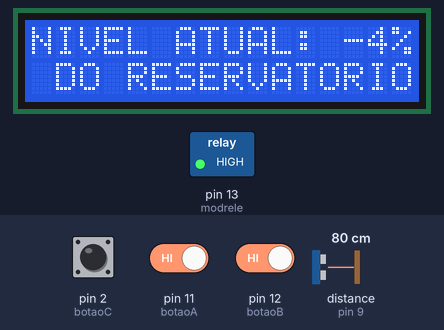
The sketch below on a simulated Arduino Uno, built with avr-gcc and run on an emulated ATmega328P. On the bench: 16×2 character LCD, switched loads named in the sketch (green lamp = pin HIGH). Wiring (inferred from the names in the program): ultrasonic range finder: trigger pin 10; echo pin 9. The inputs (shaded band) are chosen by the test bench; at power-on: pin 2 (botaoC) HIGH, distance to the obstacle (sensor on pin 9) 80 cm, pin 11 (botaoA) HIGH, pin 12 (botaoB) HIGH. The echo pulse lasts 58.3 µs per cm; pins used as bus, display or sensor lines are not drawn; what the sketch prints to the serial monitor is not drawn.

Above: at 1.2 s.
1.3 s: pin 2 (botaoC) pulled LOW for 3 s
At 6.5 s:
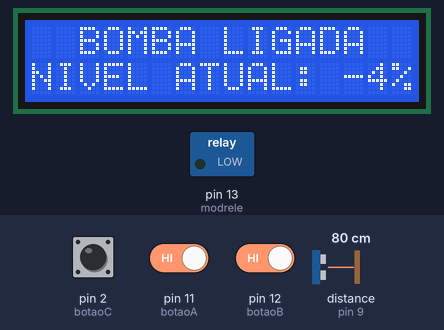
7.1 s: distance to the obstacle (sensor on pin 9) set to 2 cm
At 9.0 s:
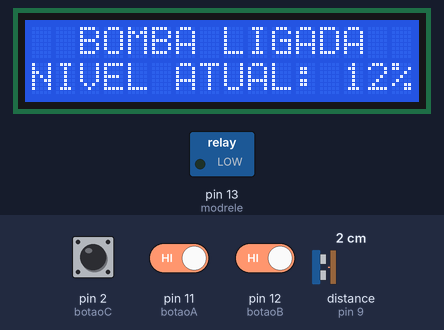
11.6 s: distance to the obstacle (sensor on pin 9) set to 18 cm
At 15.1 s:
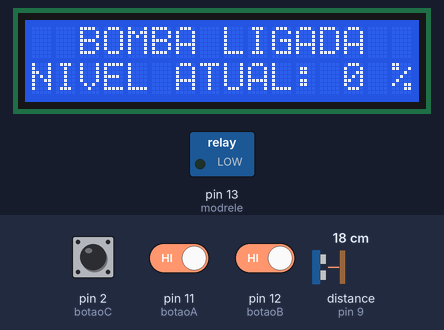
17.4 s: pin 2 (botaoC) pulled LOW for 3 s
At 19.4 s:
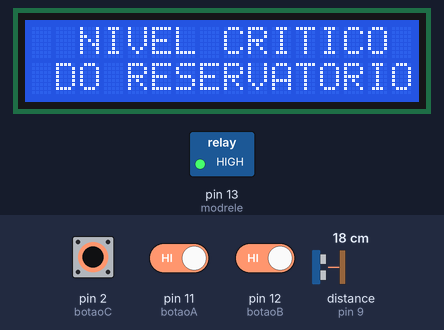
22.9 s: distance to the obstacle (sensor on pin 9) set to 4 cm
At 24.5 s:
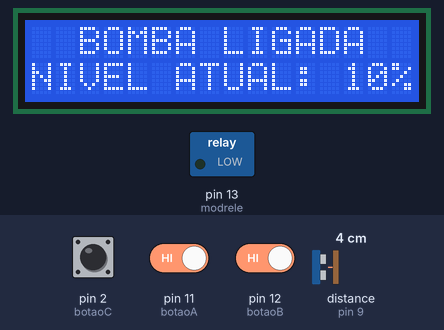
27.4 s: pin 2 (botaoC) driven LOW and pin 11 (botaoA) driven LOW and pin 12 (botaoB) driven LOW
At 30.0 s:
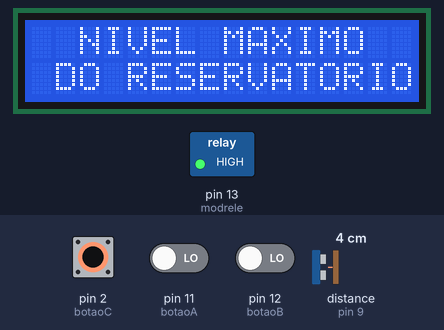
Timing chart, 0 to 31.5 s (numbered marks = the images above; inputs shaded):
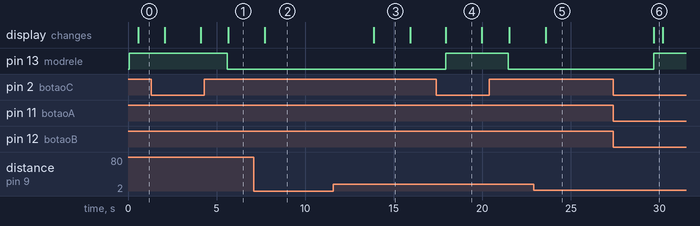

Measured:
- after the input at 1.3 s, pin 13 (modrele): HIGH → LOW after 4.3 s; the display: first differs from a run without the input after 4.4 s (image 1)
- after the input at 7.1 s, the display: changes after 0.61 s (image 2)
- after the input at 11.6 s, the display: changes after 2.3 s (image 3)
- after the input at 17.4 s, pin 13 (modrele): LOW → HIGH after 0.54 s, → LOW 3.5 s later; the display: changes after 0.55 s (image 4)
- after the input at 22.9 s, the display: changes after 0.67 s (image 5)
- after the input at 27.4 s, pin 13 (modrele): LOW → HIGH after 2.3 s; the display: changes after 2.3 s (image 6)
- what the display in image 3 shows lasts 2.0 s, from 13.9 s to 15.9 s

The sketch:

SIMOBO5.ino
```cpp
#include <LiquidCrystal.h>

LiquidCrystal lcd(3,4,5,6,7,8);
#define echoPin 9 //recebe
#define trigPin 10 //envia
#define botaoA 11 // Sensor B
#define botaoB 12 // Sensor A
#define botaoC 2 // acrescenta nivel
#define modrele 13// Controle do modulo

int duracao = 0;
int distanciaCM = 0;
int conv4,conv5;
int sensorA,sensorB;
int contador1,contador2,contador3,clicks;
int bomba=1;

void setup()
{

  lcd.begin(16,2);
  lcd.clear();
  pinMode(echoPin,INPUT);
  pinMode(trigPin,OUTPUT);
  pinMode(modrele,OUTPUT);
  pinMode(botaoA, INPUT_PULLUP);
  pinMode(botaoB, INPUT_PULLUP);
  pinMode(botaoC, INPUT_PULLUP);
  Serial.begin(9600);
  digitalWrite(modrele,HIGH);

}

void loop()
{
    sensorA=digitalRead(botaoA); // lEITURA SENSOR A
    sensorB=digitalRead(botaoB); // LEITURA SENSOR B
    clicks=digitalRead(botaoC); // LEITURA SENSOR C


    digitalWrite(trigPin,HIGH); //LIGA PINO TRIG
  	delayMicroseconds(5); // DELAY EM MICROSSEGUNDOS
  	digitalWrite(trigPin,LOW); //DESLIGA PINO TRIG
    delayMicroseconds(10); // DELAY EM MICROSSEGUNDOS


  	duracao = pulseIn(echoPin,HIGH); // RECEBE VALOR PINO ECHO
    distanciaCM = duracao*0.017175; //((344*100)/ 10e6)
    delay(500);


      Serial.println(distanciaCM);


      conv4 = (map(distanciaCM,4,17.1,0,100));
      conv5 = (map(conv4,0,100,100,0));
      //Serial.print(conv5);
      //Serial.println("%");


  if(bomba==1){
     lcd.clear();
     lcd.setCursor(0,0);
     lcd.print("NIVEL ATUAL:");
     lcd.setCursor(13,0);
     lcd.print(conv5);
     lcd.setCursor(15,0);
     lcd.print("%");
     lcd.setCursor(1,1);
     lcd.print("DO RESERVATORIO");
     delay(1500);

  }

   if(clicks==0){
  contador1++;
   }

  if(contador1==1){
    if(sensorB==1){

  digitalWrite(modrele, LOW);
  delay(50);

      lcd.clear();
      lcd.setCursor(2,0);
      lcd.print("BOMBA LIGADA");
      lcd.setCursor(0,1);
      lcd.print("NIVEL ATUAL:");
      lcd.setCursor(13,1);
      lcd.print(conv5);
      lcd.setCursor(15,1);
      lcd.print("%");
      delay(1500);
      bomba=0;
    }
}
  if(contador1 > 1){
  bomba=1;
  contador1=0;
  digitalWrite(modrele, HIGH);
}


  if(sensorA==1 && sensorB==1){ // Se sensor de nivel baixo e alto OFF, NIVEL CRITICO
    if(bomba==1){

      lcd.clear();
      lcd.setCursor(2,0);
      lcd.print("NIVEL CRITICO");
      lcd.setCursor(1,1);
      lcd.print("DO RESERVATORIO");
      delay(1500);


    }
 }

    if(sensorA==0 && sensorB==0){ //Se os dois sensores ON, NIVEL MAXIMO
    lcd.clear();
      lcd.setCursor(2,0);
      lcd.print("NIVEL MAXIMO");
      lcd.setCursor(1,1);
      lcd.print("DO RESERVATORIO");


  }
}
```
